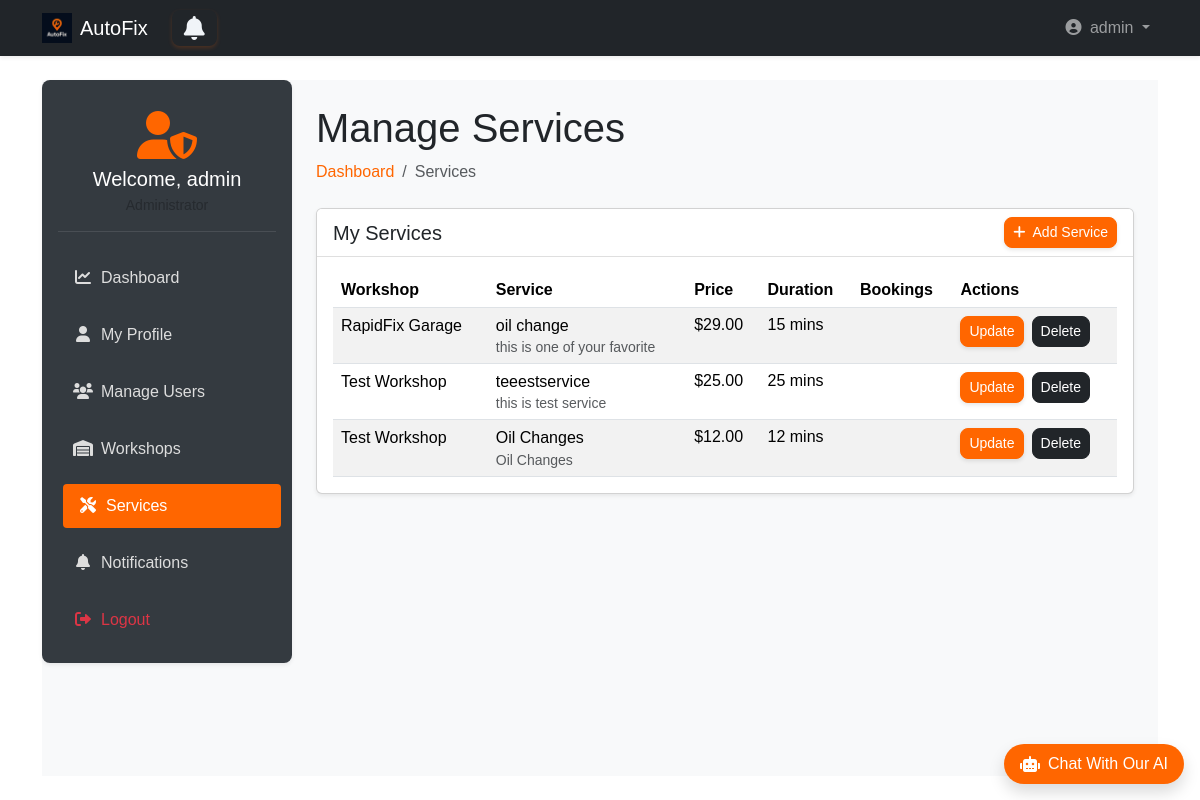
The page /admin_dashboard/admin/manage_services/ (signed in) on the database its author committed.
### accounts/models.py (models this page shows, shortened)
class User(AbstractUser):
    username = None
    email = models.EmailField(unique=True)
    phone = models.CharField(max_length=15, unique=True, blank=True)
    is_workshop_owner = models.BooleanField(default=False)
    address = models.ForeignKey(Address, on_delete=models.SET_NULL, null=True, blank=True)
    objects = UserManager()
    USERNAME_FIELD = 'email'
    REQUIRED_FIELDS = ['first_name', 'last_name']  # names required for registration
    def get_short_name(self):
        return self.first_name

### workshops/models.py (models this page shows, shortened)
class Service(models.Model):
    workshop = models.ForeignKey(Workshop, on_delete=models.CASCADE, related_name='services')
    name = models.CharField(max_length=255)
    price = models.DecimalField(max_digits=10, decimal_places=2)
    description = models.TextField(blank=True)
    duration = models.PositiveIntegerField(help_text="Duration in minutes")

class Workshop(models.Model):
    name = models.CharField(max_length=255)
    address = models.ForeignKey(Address, on_delete=models.CASCADE)
    phone = models.CharField(max_length=15)
    description = models.TextField(blank=True)
    image = models.ImageField(upload_to='workshops_images/', null=True, blank=True)
    owner = models.OneToOneField(User, on_delete=models.CASCADE, related_name="workshop", null=True)

### admin_dashboard/views.py (the view)
# urls.py: path('admin/manage_services/', views.manage_services, name='manage_services'),
def manage_services(request):
    if not request.user.is_authenticated or not request.user.is_superuser:
        return redirect('landing:main')
    services = Service.objects.all()
    return render(request, 'admin_dashboard/manage_services.html', {'services': services})

### templates/admin_dashboard/manage_services.html (shortened to what this page needs)
{% extends 'base2.html' %}
{% load static bootstrap5 %}
{% block extra_css %}
<link rel="stylesheet" href="{% static 'css/admin_dashboard.css' %}">
{% endblock %}
{% block content %}
<div class="wrapper d-flex">
    <aside class="sidebar p-3 shadow-sm">
        <div class="user-profile mb-4 text-center">
            <div class="avatar mb-2">
                <i class="fas fa-user-shield fa-3x"></i>
            </div>
            <h5 class="welcome mb-1">Welcome, {{ user.get_short_name }}</h5>
            <small class="text-muted">Administrator</small>
        </div>
        <nav class="menu d-flex flex-column gap-2">
            <a href="{% url 'admin_dashboard:dashboard' %}">
                <i class="fas fa-chart-line me-2"></i>Dashboard
            </a>
            <a href="{% url 'admin_dashboard:profile' %}">
                <i class="fas fa-user me-2"></i>My Profile
            </a>
            <a href="{% url 'admin_dashboard:manage_users' %}">
                <i class="fas fa-users me-2"></i>Manage Users
            </a>
            <a href="{% url 'admin_dashboard:manage_workshops' %}">
                <i class="fas fa-warehouse me-2"></i>Workshops
            </a>
            <a href="{% url 'admin_dashboard:manage_services' %}" class="active-link">
                <i class="fas fa-tools me-2"></i>Services
            </a>
            <a href="{% url 'admin_dashboard:notifications' %}">
                <i class="fas fa-bell me-2"></i>Notifications
            </a>
            <a href="{% url 'accounts:logout' %}" class="text-danger">
                <i class="fas fa-sign-out-alt me-2"></i>Logout
            </a>
        </nav>
     </aside>
      <main class="main-content flex-grow-1 p-4">
        <div class="dashboard-header mb-4">
            <h1>Manage Services</h1>
            <nav aria-label="breadcrumb">
                <ol class="breadcrumb">
                    <li class="breadcrumb-item"><a class="text-decoration-none" style="color: #ff6600;"
                        href="{% url 'admin_dashboard:dashboard' %}">Dashboard</a></li>
                    <li class="breadcrumb-item active" aria-current="page">Services</li>
                </ol>
            </nav>
        </div>
        <div class="card shadow-sm mb-4">
            <div class="card-header bg-white d-flex justify-content-between align-items-center">
                <h5 class="mb-0">My Services</h5>
                <a class="btn btn-sm btn-warning" href="{% url 'admin_dashboard:create_service' %}">
                    <i class="fas fa-plus me-1"></i> Add Service
                </a>
            </div>
            <div class="card-body">
                {% if services %}
                <div class="table-responsive">
                    <table class="table table-striped">
                        <thead>
                            <tr id="service-{{ service.id }}">
                                <th>Workshop</th>
                                <th>Service</th>
                                <th>Price</th>
                                <th>Duration</th>
                                <th>Bookings</th>
                                <th>Actions</th>
                            </tr>
                        </thead>
                        <tbody>
                            {% for service in services %}
                            <tr>
                                <td>
                                    <h6 class="mb-1">{{ service.workshop.name }}</h6>
                                </td>
                                <td>
                                    <h6 class="mb-1">{{ service.name }}</h6>
                                    <small class="text-muted">{{ service.description|truncatechars:50 }}</small>
                                </td>
                                <td>${{ service.price }}</td>
                                <td>{{ service.duration }} mins</td>
                                <td>{{ service.booking_count }}</td>
                                <td>
                                    <div class="d-flex gap-2">
                                        <button class="btn btn-warning btn-sm" style="background-color: #ff6600; color:white;"
                                             data-id="{{ service.id }}"
                                             onclick="window.location.href='{% url 'admin_dashboard:edit_service' service.id %}'">
                                             Update
                                         </button>
                                        <button class="btn btn-dark btn-sm btn-delete" data-id="{{ service.id }}">Delete</button>
                                    </div>
                                </td>
                            </tr>
                            {% endfor %}
                        </tbody>
                    </table>
                </div>
                {% endif %}
            </div>
        </div>
      </main>
</div>
{% endblock %}

### templates/base2.html (shortened to what this page needs)
{% load static bootstrap5 %}
{% bootstrap_css %}
<!DOCTYPE html>
<html lang="en" dir="{% if LANGUAGE_CODE == 'ar' %}rtl{% else %}ltr{% endif %}">
<head>
    <link rel="stylesheet" href="https://cdnjs.cloudflare.com/ajax/libs/font-awesome/6.4.0/css/all.min.css">
    <link rel="stylesheet" href="{% static 'css/style.css' %}">
    <link rel="stylesheet" href="{% static 'css/ai_style.css' %}">
    {% block extra_css %}
    {% endblock %}
</head>
<body class="d-flex flex-column min-vh-100">
<nav class="navbar navbar-expand-lg navbar-dark bg-dark shadow-sm">
    <div class="container">
        <a class="navbar-brand d-flex align-items-center gap-2" href="{% if user.is_authenticated %}{% url 'landing:dashboard' %}{% else %}{% url 'landing:main' %}{% endif %}">
            <img src="{% static 'img/dark_logo.png' %}" alt="AutoFix" width="30" height="30">
            AutoFix
        </a>
        <a {% if request.user.is_workshop_owner %} href="{% url 'owner_dashboard:notifications' %}"
            {% elif request.user.is_superuser %} href="{% url 'admin_dashboard:notifications' %}"
            {% else %} href="{% url 'user_dashboard:notifications' %}" {% endif %}
            id="notifications-btn" class="btn btn-outline-primary position-relative mx-2">
             <i class="fa fa-bell"></i>
       </a>
        <div class="collapse navbar-collapse" id="navbarMain">
            <ul class="navbar-nav ms-auto">
                {% if user.is_authenticated %}
                    <li class="nav-item dropdown">
                        <a class="nav-link dropdown-toggle" href="#" role="button" data-bs-toggle="dropdown">
                            <i class="fas fa-user-circle me-1"></i> {{ user.get_short_name }}
                        </a>
                    </li>
                {% endif %}
            </ul>
        </div>
    </div>
</nav>
<main class="flex-grow-1 py-4">
    <div class="container">
        {% block content %}
        {% endblock %}
    </div>
</main>
<div id="chat-container" class="position-fixed bottom-0 end-0 mb-3 me-3" style="z-index: 1000;">
    <div id="chat-bubble" class="bg-orange text-white rounded-pill shadow cursor-pointer d-flex align-items-center">
        <div class="d-flex align-items-center px-3 py-2">
            <i class="fas fa-robot me-2"></i>
            <p class="mb-0 fw-medium">Chat With Our AI</p>
        </div>
    </div>
</div>
<link rel="stylesheet" href="https://cdnjs.cloudflare.com/ajax/libs/font-awesome/6.0.0/css/all.min.css">
</body>
</html>

### static/css/style.css (style rules this page uses)
* { margin: 0; padding: 0; box-sizing: border-box; }
body, html { width: 100%; height: 100%; font-family: sans-serif; }
.wrapper { display: flex; height: 100%; }
.sidebar { width: 250px; background: #0d1b2a; color: #e0e1dd; display: flex; flex-direction: column; transition: width 0.3s; }
.menu { list-style: none; flex-grow: 1; }
#notifications-btn { background: none; border: none; font-size: 24px; cursor: pointer; position: relative; }
#notifications-btn .fa-bell { color: #f0f4f8; transition: color 0.3s; }

### static/css/ai_style.css (style rules this page uses)
.bg-orange { background-color: #ff6600 !important; }

### static/css/admin_dashboard.css (style rules this page uses)
.wrapper { display: flex; min-height: 80vh; background-color: #f8f9fa; }
.sidebar { width: 250px; background-color: #343a40; color: #fff; border-radius: 8px; position: sticky; top: 20px; height: fit-content; }
.sidebar .menu a { color: #ddd; padding: 10px 15px; display: block; border-radius: 4px; transition: all 0.3s; text-decoration: none; margin-bottom: 5px; }
.sidebar .menu a:hover, .sidebar .menu .active-link { background-color: #ff6600; color: #fff; transform: translateX(5px); }
.sidebar .menu a i { width: 20px; text-align: center; }
.main-content { flex-grow: 1; padding-left: 20px; }
.user-profile { padding: 15px 0; border-bottom: 1px solid rgba(255,255,255,0.1); }
.user-profile .avatar { color: #ff6600; }
.btn { border-radius: 8px; font-weight: 500; }
.btn.btn-outline-primary { border: 2px solid #ff6600; color: #ff6600; background-color: transparent; transition: all 0.3s ease-in-out; font-weight: 500; box-shadow: 0 2px 4px rgba(255, 102, 0, 0.2); }
.btn.btn-warning { background-color: #ff6600 !important; color: white; border-color: #ff6600 !important; transition: all 0.3s ease-in-out; box-shadow: 0 2px 4px rgba(0, 0, 0, 0.1); }
.card-header { background-color: white; border-bottom: 1px solid rgba(0,0,0,0.125); }
.table { margin-bottom: 0; }
.table th { border-top: 0; }

### rows shown on the page
User: get_short_name "admin"
Service: workshop.name "RapidFix Garage", name "oil change", description "this is one of your favorite", price "29.00", duration "15"
Service: workshop.name "Test Workshop", name "teeestservice", description "this is test service", price "25.00", duration "25"
Service: workshop.name "Test Workshop", name "Oil Changes", description "Oil Changes", price "12.00", duration "12"
